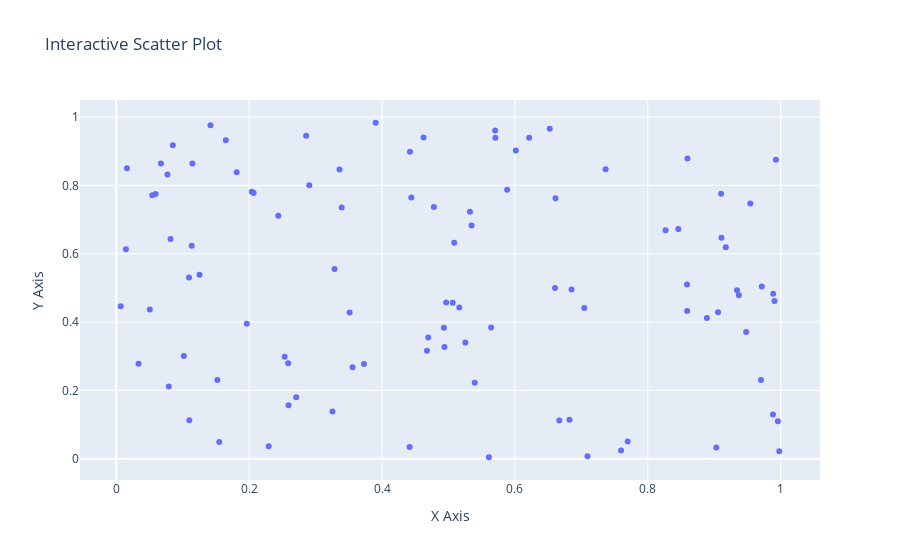

Notebook cell for this chart:
### Code cell
import plotly.express as px
import numpy as np

# Generate random data
x = np.random.rand(100)
y = np.random.rand(100)

# Create a scatter plot using Plotly Express
fig = px.scatter(x=x, y=y, title="Interactive Scatter Plot", labels={'x': 'X Axis', 'y': 'Y Axis'})

# Show the plot
fig.show()
